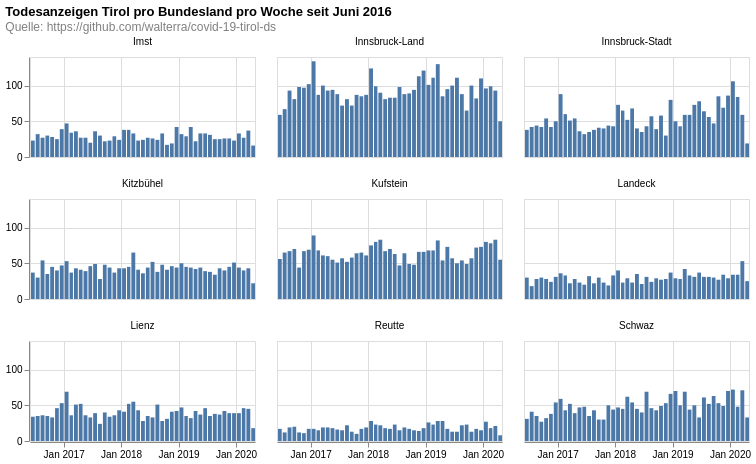

The specification (Vega-Lite) saved for this image:
### Vega-Lite specification from a JSON file in a GitHub repository (floating-point values rounded to 4 significant figures; data arrays with more than 128 entries replaced by an {"elided": "..."} marker saying what was removed)
{"$schema": "https://vega.github.io/schema/vega-lite/v4.8.1.json", "columns": 3, "config": {"view": {"continuousHeight": 300, "continuousWidth": 400}}, "data": {"name": "data-8e0193f00bb17aee30dffb075c8aa6c8"}, "datasets": {"data-8e0193f00bb17aee30dffb075c8aa6c8": {"elided": "9160 records"}}, "facet": {"field": "district", "title": null, "type": "nominal"}, "spec": {"layer": [{"encoding": {"tooltip": [{"field": "date", "timeUnit": "yearmonth", "type": "temporal"}, {"aggregate": "sum", "field": "count", "type": "quantitative"}], "x": {"field": "date", "timeUnit": "yearmonth", "title": null, "type": "temporal"}, "y": {"aggregate": "sum", "field": "count", "title": null, "type": "quantitative"}}, "height": 100, "mark": "bar", "width": 225}]}, "title": {"color": "black", "subtitle": ["Quelle: https://github.com/walterra/covid-19-tirol-ds"], "subtitleColor": "gray", "text": ["Todesanzeigen Tirol pro Bundesland pro Woche seit Juni 2016"]}}
